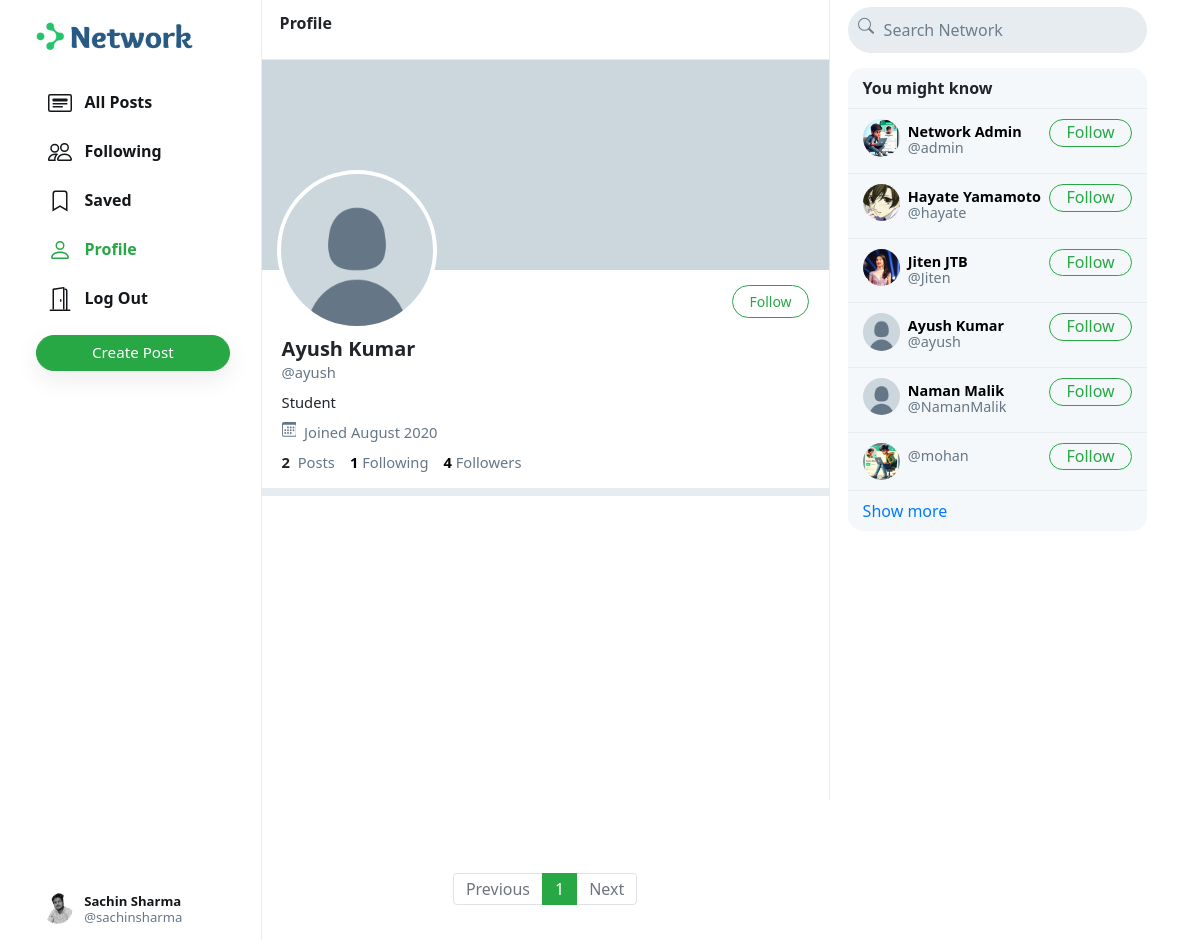
The app's page /ayush (signed in) with its own data.
### network/models.py (models this page shows, shortened)
class User(AbstractUser):
    profile_pic = models.ImageField(upload_to='profile_pic/')
    bio = models.TextField(max_length=160, blank=True, null=True)
    cover = models.ImageField(upload_to='covers/', blank=True)

### network/views.py (the view)
# urls.py: path("<str:username>", views.profile, name='profile'),
def profile(request, username):
    user = User.objects.get(username=username)
    all_posts = Post.objects.filter(creater=user).order_by('-date_created')
    paginator = Paginator(all_posts, 10)
    page_number = request.GET.get('page')
    if page_number == None:
        page_number = 1
    posts = paginator.get_page(page_number)
    followings = []
    suggestions = []
    follower = False
    if request.user.is_authenticated:
        followings = Follower.objects.filter(followers=request.user).values_list('user', flat=True)
        suggestions = User.objects.exclude(pk__in=followings).exclude(username=request.user.username).order_by("?")[:6]
        if request.user in Follower.objects.get(user=user).followers.all():
            follower = True
    follower_count = Follower.objects.get(user=user).followers.all().count()
    following_count = Follower.objects.filter(followers=user).count()
    return render(request, 'network/profile.html', {
        "username": user,
        "posts": posts,
        "posts_count": all_posts.count(),
        "suggestions": suggestions,
        "page": "profile",
        "is_follower": follower,
        "follower_count": follower_count,
        "following_count": following_count
    })

### network/templates/network/profile.html (shortened to what this page needs)
{% extends 'network/index.html' %}
{% load static %}
{% block profile %}
    <div class="profile-view" data-user="{{username.username}}">
        <div class="cover-image" style="background-image: url(/media/{{username.cover}})"></div>
        <div class="profile-image" style="background-image: url(/media/{{username.profile_pic}})"></div>
        <div class="profile-details">
            <div>
                {% if user.username == username.username %}
                <a href="{% url 'edit_profile' %}">
                    <button class="btn btn-outline-success float-right merabutton" id="edit-profile-btn" >Edit Profile</button>
                </a>
                {% elif is_follower %}
                    <button class="btn btn-success float-right merabutton" onclick="unfollow_user(this,'{{username.username}}','edit_page')"   id="following-btn">Following</button>
                {% else %}
                    <button class="btn btn-outline-success float-right merabutton" onclick="follow_user(this,'{{username.username}}','edit_page')"  id="follow-btn">Follow</button>
                {% endif %}
            </div>
            <div class="details-data">
                <h5>{{username.first_name}} {{username.last_name}}</h5>
                <div class="grey">@{{username.username}}</div>
                <div class="bio">
                    {% if username.bio is not None %}
                        {{username.bio}}
                    {% endif %}
                </div>
                <div class="grey" style="padding: 8px 0px;">
                    &nbsp;Joined {{username.date_joined | date:"F Y"}}
                </div>
                <div>
                    <strong>
                        {{posts_count}}
                    </strong>
                    &nbsp;<span class="grey">Posts</span>
                    <a href="#">
                        <strong id="following__count">{{following_count | default:0}}</strong>&nbsp;<span class="grey">Following</span>
                    </a>
                    <a href="#">
                        <strong id="follower__count">{{follower_count | default:0}}</strong>&nbsp;<span class="grey">Followers</span>
                    </a>
                </div>
            </div>
        </div>
    </div>
    <div class="space"></div>
{% endblock %}

### network/templates/network/index.html (shortened to what this page needs)
{% extends "network/layout.html" %}
{% load static %}
{% block body %}
    <div class="main-div">
        <div class="left-div">
            <nav class="head heading">
                {% if page == 'all_posts' %}
                    All Posts
                {% elif page == 'following' %}
                    Following
                {% elif page == 'saved' %}
                    Saved
                {% elif page == 'profile' %}
                    Profile
                {% else %}
                    Explore
                {% endif %}
            </nav>
            <div class="left-div-content">
                <div class="posts-view">
                    {% block profile %}
                    {% endblock %}
                    <div class="main-div-content">
                        <nav aria-label="Page navigation example" class="pagination-bar">
                            <ul class="pagination justify-content-center">
                                {% if posts.has_previous %}
                                    <li class="page-item">
                                        <a class="page-link" href="?page={{ posts.previous_page_number | default:1}}" tabindex="-1" aria-disabled="true">Previous</a>
                                    </li>
                                {% else %}
                                    <li class="page-item disabled">
                                        <a class="page-link" href="" tabindex="-1" aria-disabled="true">Previous</a>
                                    </li>
                                {% endif %}
                                {% for each in posts.paginator.page_range %}
                                    {% if each == posts.number %}
                                        <li class="page-item active"><a class="page-link" href="?page={{each}}">{{each}}</a></li>
                                    {% else %}
                                        <li class="page-item"><a class="page-link" href="?page={{each}}">{{each}}</a></li>
                                    {% endif %}
                                {% endfor %}
                                {% if posts.has_next %}
                                    <li class="page-item">
                                        <a class="page-link" href="?page={{ posts.next_page_number }}">Next</a>
                                    </li>
                                {% else %}
                                    <li class="page-item disabled">
                                        <a class="page-link" href="">Next</a>
                                    </li>
                                {% endif %}
                            </ul>
                          </nav>
                    </div>
                </div>
            </div>
        </div>
    </div>
{% endblock %}

### network/templates/network/layout.html (shortened to what this page needs)
{% load static %}
<!DOCTYPE html>
<html lang="en">
    <head>
        <link rel="stylesheet" href="https://stackpath.bootstrapcdn.com/bootstrap/4.4.1/css/bootstrap.min.css">
        <link href="{% static 'network/styles.css' %}" rel="stylesheet">
    </head>
    <body>
        <div class="body" data-page="{{page}}">
            <div class="sidenav">
                <a href="{% url 'index' %}" class="navbar-brand">
                    <img src="{% static 'network/Images/logo.png' %}" height="31px">
                </a>
                <div style="height: 100%;">
                    <div>
                        <div>
                            <ul>
                                <li class="nav-item" id="all_posts">
                                <a href="{% url 'index' %}" class="nav-link">
                                    <div>
                                        &nbsp;&nbsp;All Posts
                                    </div>
                                </a>
                                </li>
                                {% if user.is_authenticated %}
                                    <li class="nav-item" id="following">
                                        <a href="{% url 'following' %}" class="nav-link">
                                            <div>
                                                &nbsp;&nbsp;Following
                                            </div>
                                        </a>
                                    </li>
                                    <li class="nav-item" id="saved">
                                        <a href="{% url 'saved' %}" class="nav-link">
                                            <div>
                                                <svg width="1.5em" height="1.5em" viewBox="0 0 16 16" class="bi bi-bookmark" fill="currentColor" xmlns="http://www.w3.org/2000/svg">
                                                    <path fill-rule="evenodd" d="M8 12l5 3V3a2 2 0 0 0-2-2H5a2 2 0 0 0-2 2v12l5-3zm-4 1.234l4-2.4 4 2.4V3a1 1 0 0 0-1-1H5a1 1 0 0 0-1 1v10.234z"/>
                                                  </svg>
                                                &nbsp;&nbsp;Saved
                                            </div>
                                        </a>
                                    </li>
                                    <li class="nav-item" id="profile">
                                        <a href="{% url 'profile' user.username %}" class="nav-link">
                                            <div>
                                                &nbsp;&nbsp;Profile
                                            </div>
                                        </a>
                                    </li>
                                    <li class="nav-item" id="logout">
                                        <a href="{% url 'logout' %}" class="nav-link">
                                            <div>
                                                &nbsp;&nbsp;Log Out
                                            </div>
                                        </a>
                                    </li>
                                {% endif %}
                            </ul>
                        </div>
                        {% if user.is_authenticated %}
                            <button id="popup-btn" class="btn btn-success new-post-btn" onclick="createpost()">Create Post</button>
                        {% endif %}
                    </div>
                    <div style="position: absolute; bottom: 10px;">
                        {% if user.is_authenticated %}
                            <li class="nav-item sidenav-user">
                                <a href="{% url 'profile' user.username %}" class="nav-link">
                                    <div class="user_account">
                                        <div class="small-profilepic" style="float: left; background-image: url(/media/{{user.profile_pic}})"></div>
                                        <div style="height: 2.7vw; margin: auto;">
                                            <div style="margin-top: 4px;"><strong>{{user.first_name}} {{user.last_name}}</strong></div>
                                            <div class="grey" style="margin-top: 4px;">@{{ user.username }}</div>
                                        </div>
                                    </div>
                                </a>
                            </li>
                        {% endif %}
                    </div>
                </div>
            </div>
            {% block body %}
            {% endblock %}
            <div class="right-div">
                <nav class="head">
                    <form action="#">
                        <div class="search-div">
                            <div>
                            </div>
                            <input type="text" name="query" id="search-box" placeholder="Search Network">
                        </div>
                    </form>
                </nav>
                <div class='right-div-content'>
                    <div class="space" style="background-color: white;"></div>
                    {% if user.is_authenticated %}
                        <div class="suggestion-box">
                            <div class="suggestion-header">
                                You might know
                            </div>
                            {% for suggestion in suggestions %}
                                <div class="suggestion-user">
                                    <div>
                                        <a href="{% url 'profile' suggestion.username %}">
                                            <div class="small-profilepic" style="background-image: url(/media/{{suggestion.profile_pic}})"></div>
                                        </a>
                                    </div>
                                    <div class="user-details">
                                        <a href="{% url 'profile' suggestion.username %}">
                                            <div id="user-name">
                                                <strong>
                                                    {{suggestion.first_name}} {{suggestion.last_name}}
                                                </strong>
                                            </div>
                                            <div class="grey">@{{suggestion.username}}</div>
                                        </a>
                                    </div>
                                    <div>
                                        <button class="btn btn-outline-success" type="button" onclick="follow_user(this,'{{suggestion.username}}','suggestion')">Follow</button>
                                    </div>
                                </div>
                            {% empty %}
                                    <div style="text-align: center; border-bottom: .5px solid #e6ecf0; padding: 10px 15px;">
                                        <span class="grey" style="font-size: .9em;">No suggestions available.</span>
                                    </div>
                            {% endfor %}
                            <div class="suggestion-footer">
                                <a href="#">Show more</a>
                            </div>
                        </div>
                    {% endif %}
                </div>
            </div>
        </div>
    </body>
</html>

### records on screen
User: profile_pic (picture), first_name "Sachin", last_name "Sharma", username "sachinsharma"
User: profile_pic (placeholder picture), first_name "Ayush", last_name "Kumar", username "ayush", bio "Student", date_joined "August 2020"
User: profile_pic (picture), first_name "Network", last_name "Admin", username "admin"
User: profile_pic (picture), first_name "Hayate", last_name "Yamamoto", username "hayate"
User: profile_pic (picture), first_name "Jiten", last_name "JTB", username "Jiten"
User: profile_pic (placeholder picture), first_name "Naman", last_name "Malik", username "NamanMalik"
User: profile_pic (picture), username "mohan"

### other values on screen
{{ posts_count }} "2"
{{ following_count | default:0 }} "1"
{{ follower_count | default:0 }} "4"
{{ each }} "1"
